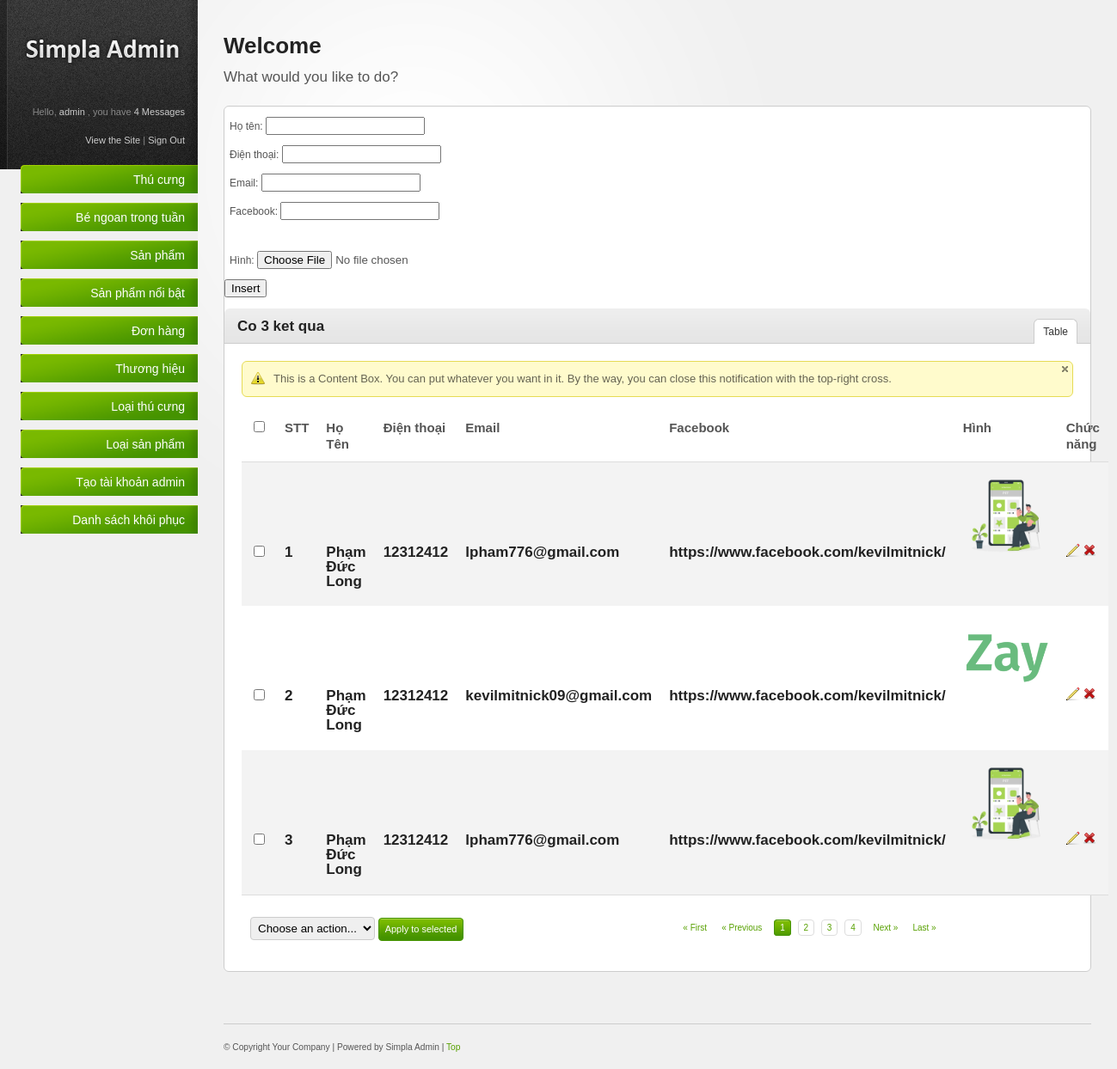
Screenshot of /admin/lienhenhannuoi.php?mapet=1 (signed in) with the database file from the repository.
### tables this page shows
CREATE TABLE `lienhenhannuoi` (
  `stt` int(11) NOT NULL AUTO_INCREMENT,
  `hoten` varchar(50) NOT NULL,
  `dienthoai` int(10) NOT NULL,
  `email` varchar(50) NOT NULL,
  `facebook` varchar(100) NOT NULL,
  `hinh` varchar(255) NOT NULL,
  `mapet` int(11) NOT NULL,
  `xoa` tinyint(1) NOT NULL DEFAULT '0',
  PRIMARY KEY (`stt`),
  KEY `mapet` (`mapet`),
  CONSTRAINT `FK_lienhenhannuoi_thucung` FOREIGN KEY (`mapet`) REFERENCES `thucung` (`mapet`)
);

### admin/pages/content_box_lienhenhannuoi.php (the view, shortened to what this page needs)
<?php
$m = isset($_GET['mapet'])?$_GET['mapet']:'';
$sql="select * from lienhenhannuoi where mapet=? and xoa=0";
$a =[$m];
$objStatament = $objPDO->prepare($sql);
$objStatament->execute($a);
$n = $objStatament->rowCount();
$data = $objStatament->fetchAll(PDO::FETCH_OBJ);
?>
<form width="100%" action="store_lhnn.php" method="post" enctype="multipart/form-data"><br>
    &ensp;Họ tên: <input type="text" name="hoten"> <br><br>
    &ensp;Điện thoại: <input type="number" name="dienthoai"> <br><br>
    &ensp;Email: <input type="text" name="email"> <br><br>
    &ensp;Facebook: <input type="text" name="facebook"> <br><br>
    <input type="text" hidden name="mapet" value="<?php echo $m ?>"> <br><br>
    &ensp;Hình: <input type="file" name="hinh"> <br><br>
    <input type="submit" onclick="return confirm('Bạn có chắc muốn thêm không?')" name="sm" value="Insert"><br><br>
</form>
<div class="content-box-header">
    <h3>Co <?php echo $n ?> ket qua</h3>
    <ul class="content-box-tabs">
        <li><a href="#tab1" class="default-tab">Table</a></li>
    </ul>
</div>
<div class="content-box-content">
    <div class="tab-content default-tab" id="tab1">
        <div class="notification attention png_bg">
            <a href="#" class="close"><img src="resources/images/icons/cross_grey_small.png" title="Close this notification" alt="close" /></a>
            <div>
                This is a Content Box. You can put whatever you want in it. By the way, you can close this notification with the top-right cross.
            </div>
        </div>
        <table>
            <thead>
                <tr>
                    <th><input class="check-all" type="checkbox" /></th>
                    <th>STT</th>
                    <th>Họ Tên</th>
                    <th>Điện thoại</th>
                    <th>Email</th>
                    <th>Facebook</th>
                    <th>Hình</th>
                    <th>Chức năng</th>
                </tr>
            </thead>
            <tfoot>
                <tr>
                    <td colspan="6">
                        <div class="bulk-actions align-left">
                            <select name="dropdown">
                                <option value="option1">Choose an action...</option>
                            </select>
                            <a class="button" href="#">Apply to selected</a>
                        </div>
                        <div class="pagination">
                            <a href="#" title="First Page">&laquo; First</a><a href="#" title="Previous Page">&laquo; Previous</a>
                            <a href="#" class="number  current" title="1">1</a>
                            <a href="#" class="number" title="2">2</a>
                            <a href="#" class="number" title="3">3</a>
                            <a href="#" class="number" title="4">4</a>
                            <a href="#" title="Next Page">Next &raquo;</a><a href="#" title="Last Page">Last &raquo;</a>
                        </div>
                    </td>
                </tr>
            </tfoot>
            <tbody>
                <?php
                foreach($data as $lh)
                {
                    ?>
                     <tr>
                    <td><input type="checkbox" name="check-box" /></td>
                    <td><h3><?php echo $lh->stt ?><h3></td>
                    <td><h3><?php echo $lh->hoten ?></h3></td>
                    <td><h3><?php echo $lh->dienthoai ?></h3></td>
                    <td><h3><?php echo $lh->email ?></h3></td>
                    <td><h3><?php echo $lh->facebook ?></h3></td>
                    <td><img src='./resources/images/<?php echo $lh->hinh ?>' style="width:100px;height:100px;"> </td>
                    <td>
                            <a href="edit_lhnn.php?mapet=<?php echo $lh->mapet ?>&stt=<?php echo $lh->stt ?>"
                            onclick="return confirm('Bạn muốn sửa thông tin liên hệ có tên là <?php echo $lh->hoten ?> ?')"
                            title="Edit"><img src="resources/images/icons/pencil.png" alt="Edit" /></a>
                            <a href="delete_lhnn.php?mapet=<?php echo $lh->mapet ?>&stt=<?php echo $lh->stt ?>"
                            onclick="return confirm('Bạn muốn xóa thông tin liên hệ có tên là <?php echo $lh->hoten ?> ?')"
                            title="Delete"><img src="resources/images/icons/cross.png" alt="Delete" /></a>
                    </td>
                </tr>
                    <?php
                }
                ?>
            </tbody>
        </table>
    </div>
</div>

### admin/resources/css/style.css (style rules this page uses)
html { font-size: 100%; height: 100%; margin-bottom: 1px; }
body { font-family: Arial, Helvetica, sans-serif; color: #555; background: #f0f0f0 url('../images/bg_login.html') top left repeat-y; font-size: 12px; }
h1, h2, h3, h4, h5, h6 { font-family: Helvetica, Arial, sans-serif; color: #222; font-weight: bold; }
h3 { font-size: 17px; padding: 0 0 10px 0; }
a { color: #57a000; text-decoration: none; }
.align-left { float: left; }
.button { font-family: Verdana, Arial, sans-serif; display: inline-block; background: #459300 url('../images/bg-button-green.gif') top left repeat-x !important; border: 1px solid #459300 !important; padding: 4px 7px 4px 7px !important; color: #fff !important; font-size: 11px !important; cursor: pointer; }
#main-content ul, #main-content ol { padding: 10px 0; }
#main-content ul li { background: url('../images/icons/bullet_black.png') center left no-repeat; padding: 4px 0 4px 20px; }
.content-box-header { background: #e5e5e5 url('../images/bg-content-box.gif') top left repeat-x; margin-top: 1px; height: 40px; }
.content-box-header h3 { padding: 12px 15px 10px; float: left; }
ul.content-box-tabs { float: right; padding: 12px 15px 0 0 !important; margin: 0 !important; }
ul.content-box-tabs li { float: left; margin: 0; padding: 0 !important; background-image: none !important; }
ul.content-box-tabs li a { color: #333; padding: 8px 10px; display: block; margin: 1px; border-bottom: 0; }
ul.content-box-tabs li a.current { background: #fff; border: 1px solid #ccc; border-bottom: 0; margin: 0; }
.content-box-content { padding: 20px; font-size: 13px; border-top: 1px solid #ccc; }
#main-content table { width: 100%; border-collapse: collapse; }
#main-content table thead th { font-weight: bold; font-size: 15px; border-bottom: 1px solid #ddd; }
#main-content tbody { border-bottom: 1px solid #ddd; }
#main-content tbody tr { background: #fff; }
#main-content tbody tr.alt-row { background: #f3f3f3; }
#main-content table td, #main-content table th { padding: 10px; line-height: 1.3em; }
#main-content table tfoot td .bulk-actions { padding: 15px 0 5px 0; }
#main-content table tfoot td .bulk-actions select { padding: 4px; border: 1px solid #ccc; }
#main-content .pagination { text-align: right; padding: 20px 0 5px 0; font-family: Verdana, Arial, Helvetica, sans-serif; font-size: 10px; }
.pagination a { margin: 0 5px 0 0; padding: 3px 6px; }
.pagination a.number { border: 1px solid #ddd; }
.pagination a.current { background: #469400 url('../images/bg-button-green.gif') top left repeat-x !important; border-color: #459300 !important; color: #fff !important; }
.notification { position: relative; margin: 0 0 15px 0; padding: 0; border: 1px solid; background-position: 10px 11px !important; background-repeat: no-repeat !important; font-size: 13px; width: 99.8%; }
.attention { background: #fffbcc url('../images/icons/exclamation.png') 10px 11px no-repeat; border-color: #e6db55; color: #666452; }
.notification div { display:block; font-style:normal; padding: 10px 10px 10px 36px; line-height: 1.5em; }
.notification .close { color:#990000; font-size:9px; position:absolute; right:5px; top:5px; }

### admin/resources/css/invalid.css (style rules this page uses)
.button, #main-content table tfoot td .bulk-actions select, .pagination a.number, form input.text-input, form textarea, form .wysiwyg, form select, .dp-popup { -moz-border-radius: 4px; -webkit-border-radius: 4px; border-radius: 4px; }
.content-box, .content-box-header, ul.content-box-tabs li a.current, .shortcut-button, .notification { -moz-border-radius: 6px; -webkit-border-radius: 6px; border-radius: 6px; }
.content-box-header { -moz-border-radius-bottomleft: 0; -moz-border-radius-bottomright: 0; -webkit-border-bottom-left-radius: 0; -webkit-border-bottom-right-radius: 0; border-bottom-left-radius: 0; border-bottom-right-radius: 0; }
ul.content-box-tabs li a.current { -moz-border-radius-bottomleft: 0; -moz-border-radius-bottomright: 0; -webkit-border-bottom-left-radius: 0; -webkit-border-bottom-right-radius: 0; border-bottom-left-radius: 0; border-bottom-right-radius: 0; }

### rows the page displays
lienhenhannuoi: stt "1", hoten "Phạm Đức Long", dienthoai "12312412", email "lpham776@gmail.com", facebook "https://www.facebook.com/kevilmitnick/", hinh (picture)
lienhenhannuoi: stt "2", hoten "Phạm Đức Long", dienthoai "12312412", email "kevilmitnick09@gmail.com", facebook "https://www.facebook.com/kevilmitnick/", hinh (picture)
lienhenhannuoi: stt "3", hoten "Phạm Đức Long", dienthoai "12312412", email "lpham776@gmail.com", facebook "https://www.facebook.com/kevilmitnick/", hinh (picture)

### other values shown
$a->username "admin"
$n "4"
$n "3"
